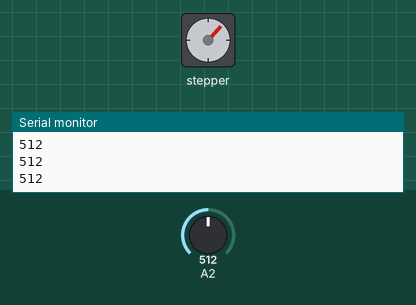
Bench run of a sketch on a simulated Arduino Uno, built with avr-gcc and run on an emulated ATmega328P. On the bench: stepper motor, the last lines printed to the serial monitor. The test bench sets the inputs (shaded band); at power-on: A2 = 512. Stepper angles assume 100 steps per turn.

Above: at 3.8 s.
3.9 s: A2 set to 716
At 6.3 s:
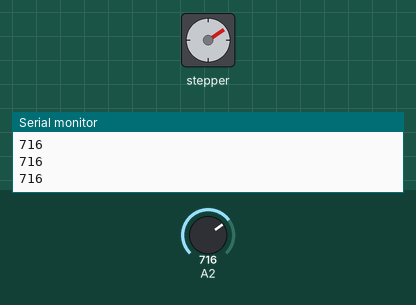
6.6 s: A2 set to 1023
At 9.3 s:
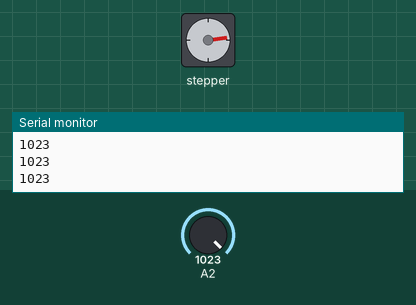
9.6 s: A2 set to 511
At 9.76 s:
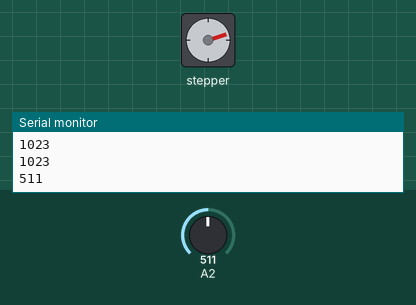
12.6 s: A2 set to 0
Timing chart, 0 to 16.6 s (numbered marks = the images above; inputs shaded):
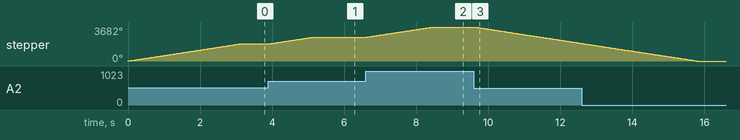

The sketch:

motor_knob.ino
```cpp
// Based on http://arduino.cc/en/Tutorial/MotorKnob

#include <Stepper.h>

#define STEPS 100

Stepper stepper(STEPS, 11, 9, 10, 8); // the pins on my controller were all wrong

int previousPos = 0;

void setup() {
  stepper.setSpeed(100);
  Serial.begin(9600);
}

void loop() {
  int pos = analogRead(2);
  Serial.println(pos);
  stepper.step(pos - previousPos);
  previousPos = pos;
}
```

Measured:
- after the input at 3.9 s, stepper: turns 734° clockwise in 1.2 s, starting at once
- after the input at 6.6 s, stepper: turns 1105° clockwise in 1.9 s, starting at once
- after the input at 9.6 s, stepper: keeps turning counter-clockwise at about 598°/s, starting at once
- by itself, stepper: turns 1843° clockwise in 3.1 s
